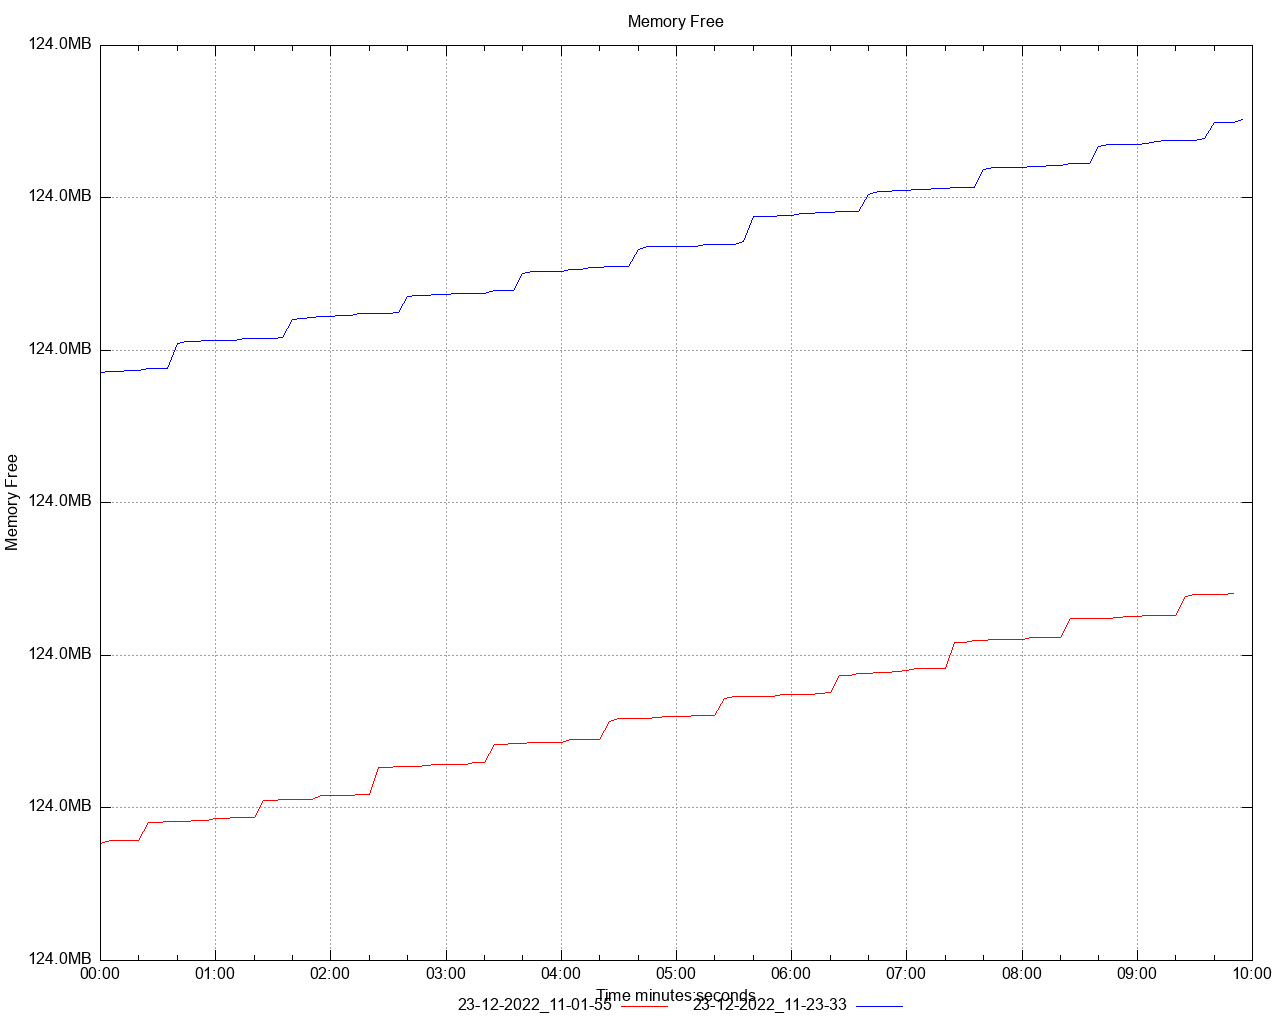

Recreate this plot in gnuplot.
set title 'Memory Free' noenhanced
set style data lines
set datafile separator ","
set terminal png size 1280,1024
set grid
set key below
set xdata time
set timefmt "%s"
offset = 0
t0(x)=(offset=($0==0) ? x : offset, x - offset)
set xlabel 'Time minutes:seconds'
set ylabel 'Memory Free'
set format y '%.1s%cB'
set output '/Users/ahmet.mircik/Workspace/python/hazelcast-simulator/offload-benchmarks/report/dstat/memory_free_A3.png'
plot \
   '/Users/ahmet.mircik/Workspace/python/hazelcast-simulator/offload-benchmarks/report/data/memory_free_A3_1.data' using (t0(timecolumn(1))):2 title "23-12-2022_11-01-55" noenhanced lt rgb "red", \
   '/Users/ahmet.mircik/Workspace/python/hazelcast-simulator/offload-benchmarks/report/data/memory_free_A3_2.data' using (t0(timecolumn(1))):2 title "23-12-2022_11-23-33" noenhanced lt rgb "blue", \
